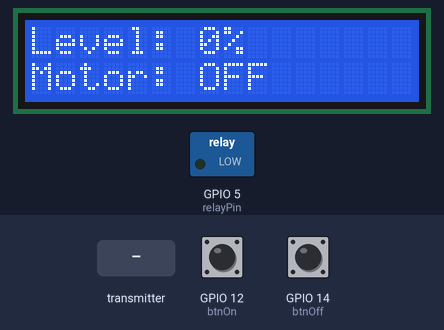
A sketch run on a simulated ESP32. On the bench: 16×2 character LCD, switched loads named in the sketch (green lamp = pin HIGH). The inputs (shaded band) are chosen by the test bench; at power-on: GPIO 12 (btnOn) HIGH, GPIO 14 (btnOff) HIGH. WiFi joins after 1.5 s; servers stay silent unless stated; the local clock reads 2024-03-15 10:24:30 at power-on unless the sketch sets it.

Above: at 2.8 s.
2.9 s: the transmitter starts sending water_level = 0
At 3.7 s:
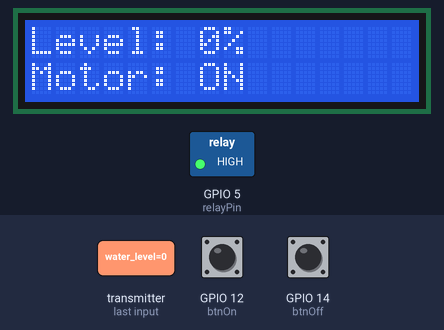
4.7 s: the transmitter starts sending water_level = 1024
At 5.0 s:
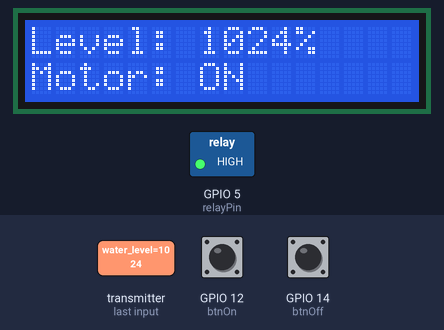
6.2 s: GPIO 12 (btnOn) pulled LOW for 3.2 s
At 8.48 s:
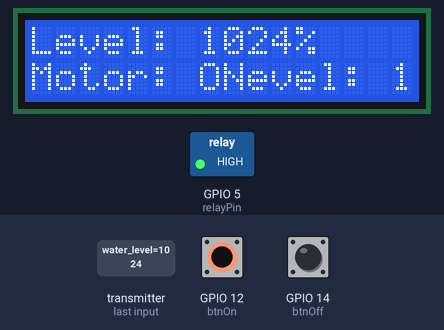
10.9 s: GPIO 14 (btnOff) pulled LOW for 0.15 s
At 11.5 s:
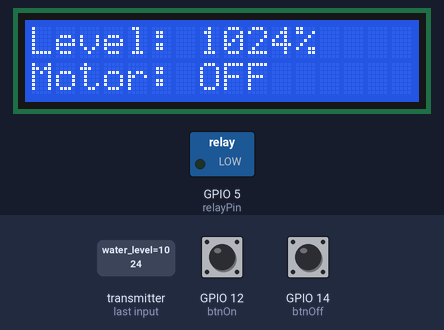
12.5 s: GPIO 12 (btnOn) pulled LOW for 1 s
At 12.68 s:
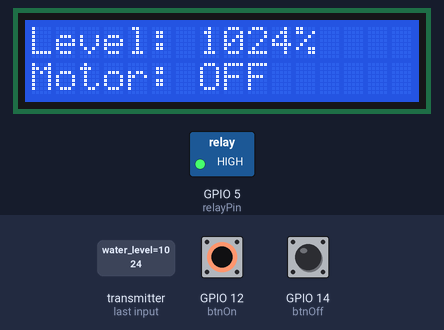
15.0 s: GPIO 14 (btnOff) pulled LOW for 1 s
At 15.48 s:
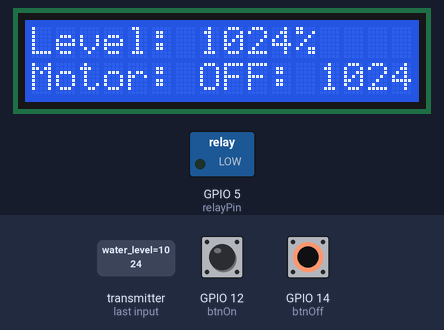
Timing chart, 0 to 18.0 s (numbered marks = the images above; inputs shaded):
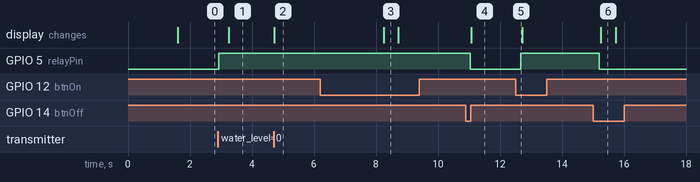

The sketch:

sketch_sep13b.ino
```cpp
#include <WiFi.h>
#include <WiFiClientSecure.h>
#include <UniversalTelegramBot.h>
#include <esp_now.h>
#include <LiquidCrystal_I2C.h>
#include <time.h>

const char* ssid = "XXXXXXXXXXXXXXXXXXXXXX";
const char* password = "XXXXXXXXXXXXXXX";
const char* botToken = "XXXXXXXXXXXXXXXXXXXXXXXXXXXXXXXXXX";
const char* chatId = "XXXXXXXXXXXXXXXXXXXX";

// NTP Server settings for India Standard Time (IST = UTC + 5:30)
const char* ntpServer = "pool.ntp.org";
const long  gmtOffset_sec = 19800;
const int   daylightOffset_sec = 0;

WiFiClientSecure client;
UniversalTelegramBot bot(botToken, client);
LiquidCrystal_I2C lcd(0x27, 16, 2);

const int relayPin = 5;
const int btnOn = 12;
const int btnOff = 14;
int currentWaterLevel = 0;

typedef struct struct_message {
  int water_level;
} struct_message;
struct_message incomingData;

// Get current date and time in 12-Hour AM/PM format
String getCurrentTime() {
  struct tm timeinfo;
  if(!getLocalTime(&timeinfo)){
    return "Time not synchronized";
  }
  char timeStringBuff[50];
  // %I is 12-hour format, %p is AM/PM
  strftime(timeStringBuff, sizeof(timeStringBuff), "%d-%m-%Y %I:%M:%S %p", &timeinfo);
  return String(timeStringBuff);
}

void updateLCD() {
  lcd.clear();
  lcd.setCursor(0, 0);
  lcd.print("Level: " + String(currentWaterLevel) + "%");
  lcd.setCursor(0, 1);
  lcd.print(digitalRead(relayPin) ? "Motor: ON" : "Motor: OFF");
}

void OnDataRecv(const esp_now_recv_info *info, const uint8_t *incomingDataBytes, int len) {
  memcpy(&incomingData, incomingDataBytes, sizeof(incomingData));
  currentWaterLevel = incomingData.water_level;

  // AUTOMATION: Auto-stop when 100% Full
  if(currentWaterLevel == 100 && digitalRead(relayPin) == HIGH) {
    digitalWrite(relayPin, LOW);
    String alert = "⚠️ Tank 100% FULL.\nAuto-stopped at: " + getCurrentTime();
    bot.sendMessage(chatId, alert, "");
  }

  // AUTOMATION: Auto-start when level is 25% or lower
  if(currentWaterLevel <= 25 && digitalRead(relayPin) == LOW) {
    digitalWrite(relayPin, HIGH);
    String alert = "⚠️ Tank level LOW (" + String(currentWaterLevel) + "%).\nAuto-started at: " + getCurrentTime();
    bot.sendMessage(chatId, alert, "");
  }

  updateLCD();
}

void setup() {
  pinMode(relayPin, OUTPUT);
  pinMode(btnOn, INPUT_PULLUP);
  pinMode(btnOff, INPUT_PULLUP);
  digitalWrite(relayPin, LOW);

  lcd.begin();
  lcd.backlight();
  lcd.setCursor(0, 0);
  lcd.print("Connecting Wi-Fi");

  WiFi.mode(WIFI_AP_STA);
  WiFi.begin(ssid, password);
  client.setCACert(TELEGRAM_CERTIFICATE_ROOT);

  while (WiFi.status() != WL_CONNECTED) {
    delay(500);
  }

  configTime(gmtOffset_sec, daylightOffset_sec, ntpServer);

  esp_now_init();
  esp_now_register_recv_cb(OnDataRecv);
  updateLCD();
}

void loop() {
  // 1. Handle Manual Push Buttons (Hardware Override)
  if(digitalRead(btnOn) == LOW) {
    if (currentWaterLevel == 100) {
      bot.sendMessage(chatId, "⚠️ Cannot start. Tank is already 100% FULL.", "");
    } else {
      digitalWrite(relayPin, HIGH);
      bot.sendMessage(chatId, "🔧 Motor started MANUALLY via switch at:\n" + getCurrentTime(), "");
    }
    updateLCD();
    delay(1000); // Debounce delay
  }

  if(digitalRead(btnOff) == LOW) {
    digitalWrite(relayPin, LOW);
    updateLCD();
    bot.sendMessage(chatId, "🔧 Motor stopped MANUALLY via switch at:\n" + getCurrentTime(), "");
    delay(1000); // Debounce delay
  }

  // 2. Handle Telegram API Polling
  int numNewMessages = bot.getUpdates(bot.last_message_received + 1);
  for (int i = 0; i < numNewMessages; i++) {
    String text = bot.messages[i].text;
    String chat_id = String(bot.messages[i].chat_id);
    String keyboardJson = "[[\"Start Motor / மோட்டார் ஆன்\", \"Stop Motor / மோட்டார் ஆஃப்\"], [\"Check Status / நிலைமை\"]]";

    if (text == "/start") {
      bot.sendMessageWithReplyKeyboard(chat_id, "Water Monitor Active. Select command:", "", keyboardJson, true);
    }
    else if (text == "Start Motor / மோட்டார் ஆன்") {
      if (currentWaterLevel == 100) {
        bot.sendMessage(chat_id, "⚠️ Cannot start. Tank is already 100% FULL.", "");
      } else {
        digitalWrite(relayPin, HIGH);
        bot.sendMessage(chat_id, "Motor is ON ✅\n" + getCurrentTime(), "");
      }
      updateLCD();
    }
    else if (text == "Stop Motor / மோட்டார் ஆஃப்") {
      digitalWrite(relayPin, LOW);
      bot.sendMessage(chat_id, "Motor is OFF ❌\n" + getCurrentTime(), "");
      updateLCD();
    }
    else if (text == "Check Status / நிலைமை") {
      String statusMsg = "📅 Time: " + getCurrentTime() +
                         "\n💧 Water Level: " + String(currentWaterLevel) + "%" +
                         "\n⚙️ Motor is " + (digitalRead(relayPin) ? "ON" : "OFF");
      bot.sendMessage(chat_id, statusMsg, "");
    }
  }
}
```

Measured:
- after the input at 2.9 s, GPIO 5 (relayPin): LOW → HIGH at once; the display: changes after 0.35 s (image 1)
- after the input at 4.7 s, the display: changes at once (image 2)
- after the input at 6.2 s, the display: changes after 2.0 s (image 3)
- after the input at 10.9 s, GPIO 5 (relayPin): HIGH → LOW after 0.15 s; the display: changes after 0.17 s (image 4)
- after the input at 12.5 s, GPIO 5 (relayPin): LOW → HIGH after 0.17 s
- after the input at 15.0 s, GPIO 5 (relayPin): HIGH → LOW after 0.20 s; the display: changes after 0.24 s (image 6)
- what the display in image 3 shows lasts 0.5 s, from 8.2 s to 8.7 s
